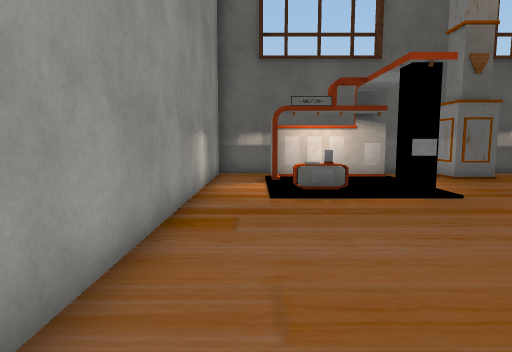
[1] (above)

16 first-person views from a walk through a scene from a Unity 3-D project. The camera is 1.3 m above the floor, tilts 6° down and sees 75° across. The floor is counted in squares, 1 m on a side. Each view is taken from the middle of a square. On the plan, view 1 faces up. The plan holds only what a view shows up to about 14 squares ahead; the rest is blank. The place goes on beyond the plan. Some animated figures are left out. Some surface patterns are stand-ins.

[2]
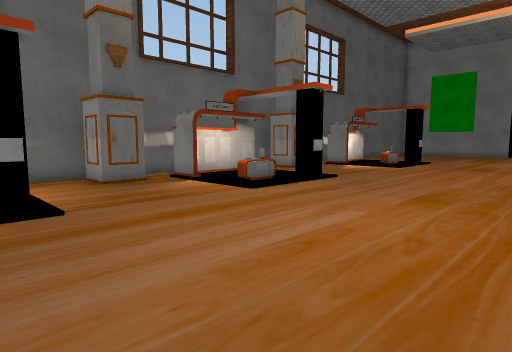

[3]
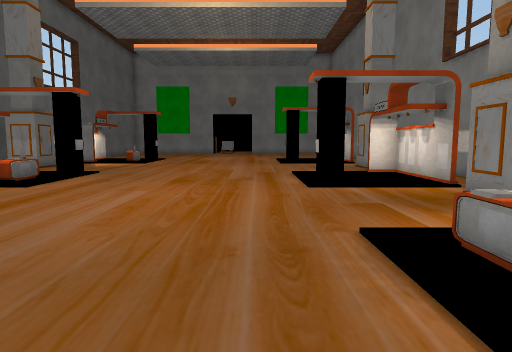

[4]
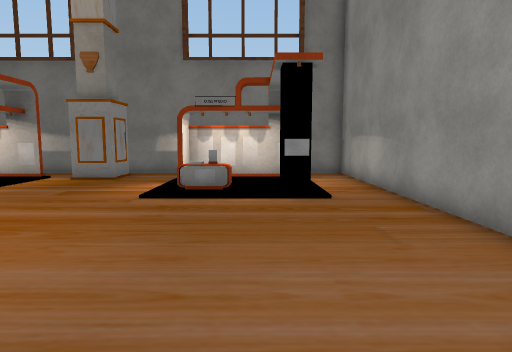

[5]
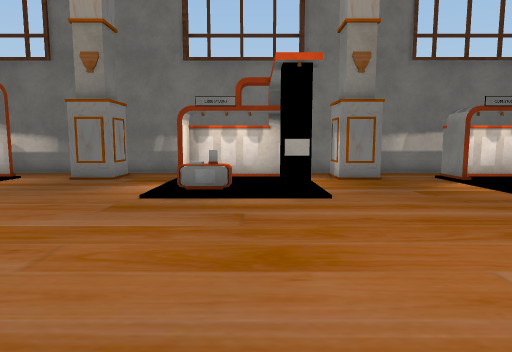

[6]
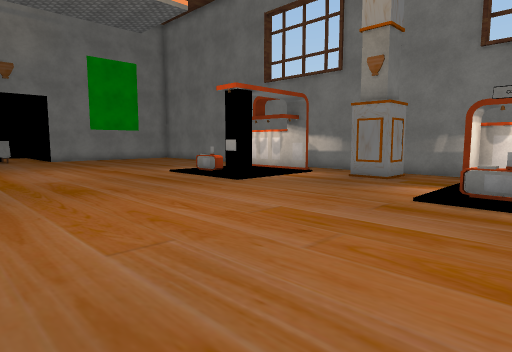

[7]
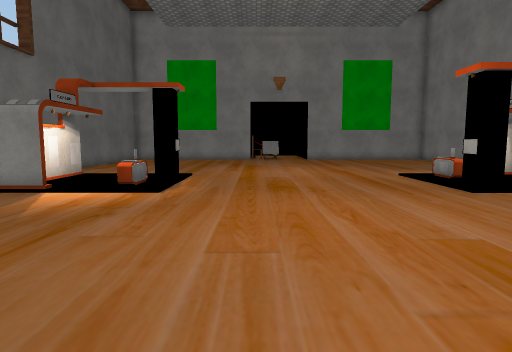

[8]
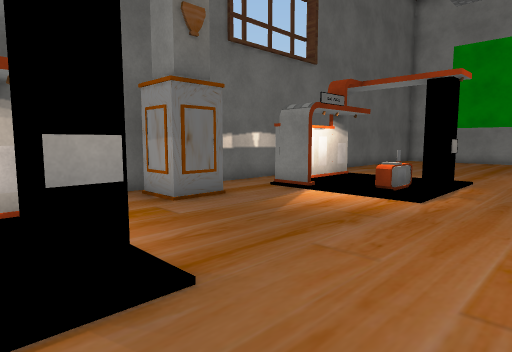

[9]
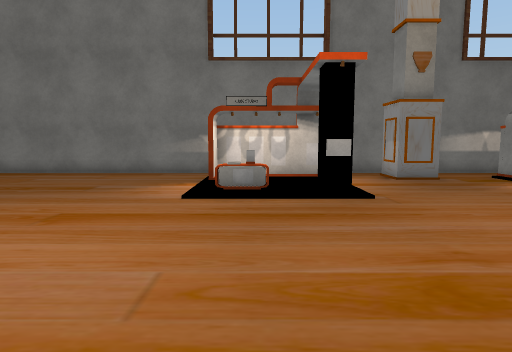

[10]
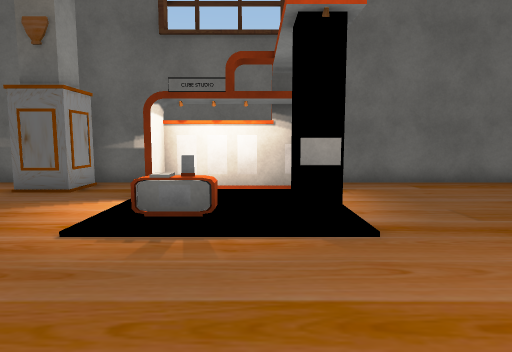

[11]
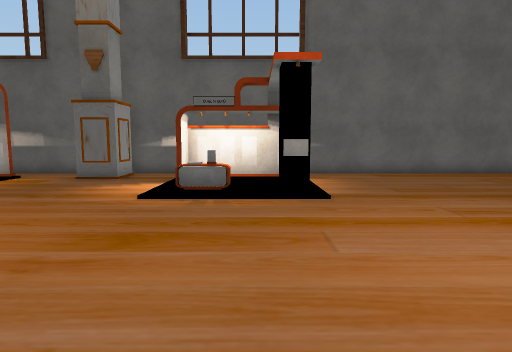

[12]
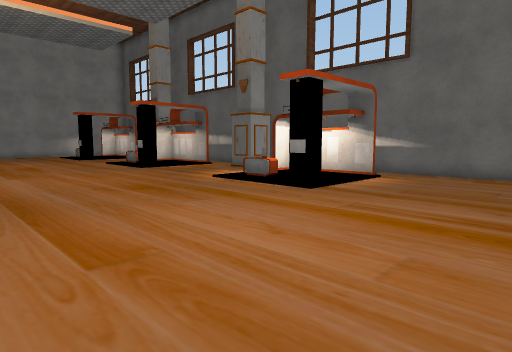

[13]
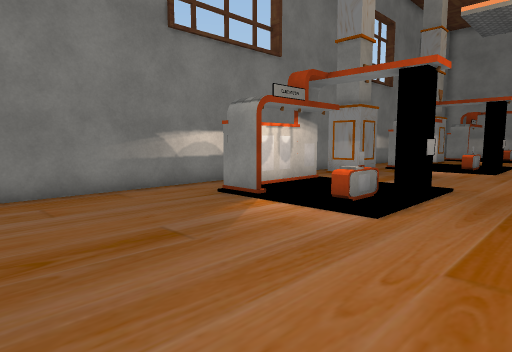

[14]
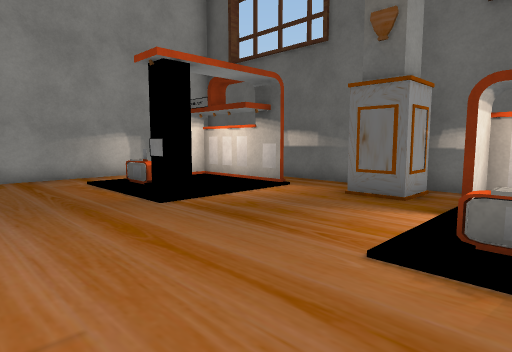

[15]
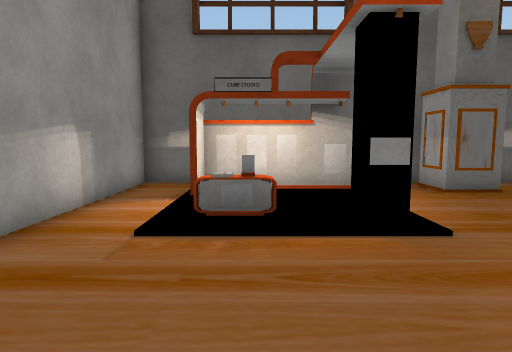

[16]
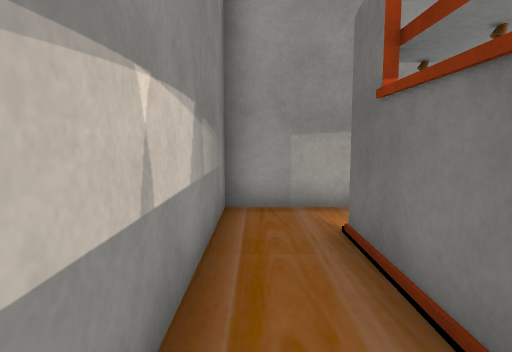

### Floor plan
Points are (right, up) in squares from view 1. A wall is a line through its corners. A room is listed if a view was taken in it or the views show most of it. See-through windows are left out.
Room 1 (views 1, 2, 3, 4, 5, 6, 7, 8, 9, 10, 11, 12, 13, 14, 15, 16)
walls: (15.8, -5.6) (15.8, -4.2) (17.2, -4.2) (17.2, -5.6); (17.2, 12.9) (17.2, 11.4) (15.8, 11.4) (15.8, 12.9); (10.6, 13.4) (3, 13.4); (6.8, -5.6) (6.8, -4.2) (8.2, -4.2) (8.2, -5.6); (8.2, 12.9) (8.2, 11.4) (6.8, 11.4) (6.8, 12.9); (0.6, 13.4) (-1.5, 13.4) (-1.5, -6.6) (29.5, -6.6); (29.5, 13.4) (12.1, 13.4)
objects: other object (1, -5) to (4, -4); other object (1, -1); other object (1, 9) to (2, 9); other object (1, 11) to (4, 12); other object (3, -2) to (4, -2); other object (4, 8); other object (10, -5) to (13, -4); other object (10, -1); other object (10, 9) to (11, 9); other object (10, 11) to (13, 12); other object (12, -2) to (13, -2); other object (13, 8); other object (20, -5) to (23, -4); other object (20, -1); other object (20, 8) to (21, 9); other object (20, 11) to (23, 12); other object (22, -2) to (23, -1); other object (23, 8)

Where each view was taken, in squares from view 1:
view 1: 0 up, 0 right, facing up
view 2: 1 up, 3 right, facing up-right
view 3: 1 up, 0 right, facing right
view 4: 7 up, 2 right, facing down
view 5: 7 up, 11 right, facing down
view 6: 7 up, 11 right, facing down-right
view 7: 5 up, 11 right, facing right
view 8: 5 up, 12 right, facing up-right
view 9: 7 up, 22 right, facing down
view 10: 3 up, 22 right, facing up
view 11: 0 up, 22 right, facing up
view 12: 0 up, 29 right, facing up-left
view 13: 2 up, 29 right, facing down-left
view 14: 4 up, 11 right, facing up-left
view 15: 3 up, 2 right, facing up
view 16: 6 down, 5 right, facing left
